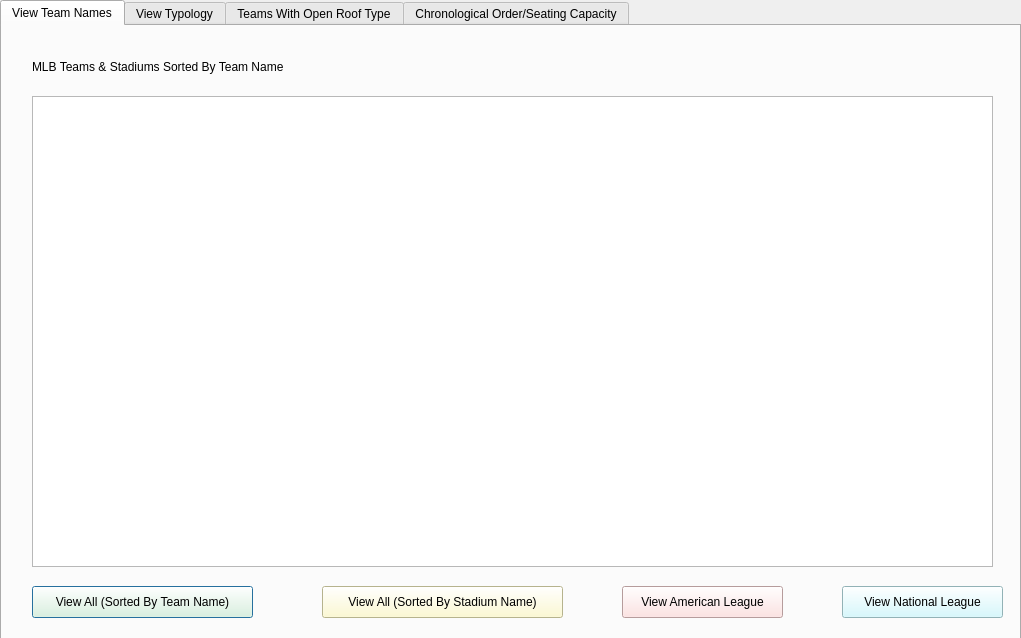
<?xml version="1.0" encoding="UTF-8"?>
<ui version="4.0">
 <class>FanScreen</class>
 <widget class="QDialog" name="FanScreen">
  <property name="geometry">
   <rect>
    <x>0</x>
    <y>0</y>
    <width>1021</width>
    <height>638</height>
   </rect>
  </property>
  <property name="windowTitle">
   <string>Dialog</string>
  </property>
  <widget class="QTabWidget" name="tabWidget">
   <property name="geometry">
    <rect>
     <x>0</x>
     <y>0</y>
     <width>1021</width>
     <height>641</height>
    </rect>
   </property>
   <property name="currentIndex">
    <number>0</number>
   </property>
   <widget class="QWidget" name="View">
    <attribute name="title">
     <string>View Team Names</string>
    </attribute>
    <widget class="QTableView" name="teamList">
     <property name="geometry">
      <rect>
       <x>30</x>
       <y>70</y>
       <width>961</width>
       <height>471</height>
      </rect>
     </property>
    </widget>
    <widget class="QPushButton" name="viewAllButton">
     <property name="geometry">
      <rect>
       <x>30</x>
       <y>560</y>
       <width>221</width>
       <height>32</height>
      </rect>
     </property>
     <property name="styleSheet">
      <string notr="true">background-color: rgb(233, 255, 219);</string>
     </property>
     <property name="text">
      <string>View All (Sorted By Team Name)</string>
     </property>
    </widget>
    <widget class="QPushButton" name="viewAmericanButton">
     <property name="geometry">
      <rect>
       <x>620</x>
       <y>560</y>
       <width>161</width>
       <height>32</height>
      </rect>
     </property>
     <property name="styleSheet">
      <string notr="true">background-color: rgb(255, 219, 218);</string>
     </property>
     <property name="text">
      <string>View American League</string>
     </property>
    </widget>
    <widget class="QPushButton" name="viewNatButton">
     <property name="geometry">
      <rect>
       <x>840</x>
       <y>560</y>
       <width>161</width>
       <height>32</height>
      </rect>
     </property>
     <property name="styleSheet">
      <string notr="true">background-color: rgb(204, 249, 255);</string>
     </property>
     <property name="text">
      <string>View National League</string>
     </property>
    </widget>
    <widget class="QPushButton" name="viewAllButtonStad">
     <property name="geometry">
      <rect>
       <x>320</x>
       <y>560</y>
       <width>241</width>
       <height>32</height>
      </rect>
     </property>
     <property name="styleSheet">
      <string notr="true">background-color: rgb(255, 251, 198);</string>
     </property>
     <property name="text">
      <string>View All (Sorted By Stadium Name)</string>
     </property>
    </widget>
    <widget class="QLabel" name="whichButtonHitLable">
     <property name="geometry">
      <rect>
       <x>30</x>
       <y>20</y>
       <width>981</width>
       <height>41</height>
      </rect>
     </property>
     <property name="styleSheet">
      <string notr="true">font: 24pt &quot;.SF NS Text&quot;;</string>
     </property>
     <property name="text">
      <string>MLB Teams &amp; Stadiums Sorted By Team Name</string>
     </property>
    </widget>
   </widget>
   <widget class="QWidget" name="tab_2">
    <attribute name="title">
     <string>View Typology</string>
    </attribute>
    <widget class="QTableView" name="typologyViewTable">
     <property name="geometry">
      <rect>
       <x>3</x>
       <y>60</y>
       <width>1011</width>
       <height>541</height>
      </rect>
     </property>
    </widget>
    <widget class="QLabel" name="typologyLable">
     <property name="geometry">
      <rect>
       <x>10</x>
       <y>10</y>
       <width>981</width>
       <height>41</height>
      </rect>
     </property>
     <property name="styleSheet">
      <string notr="true">font: 24pt &quot;.SF NS Text&quot;;</string>
     </property>
     <property name="text">
      <string>MLB Teams &amp; Typology Sorted By Typology</string>
     </property>
    </widget>
   </widget>
   <widget class="QWidget" name="tab">
    <attribute name="title">
     <string>Teams With Open Roof Type</string>
    </attribute>
    <widget class="QListView" name="openRoofList">
     <property name="geometry">
      <rect>
       <x>20</x>
       <y>50</y>
       <width>551</width>
       <height>551</height>
      </rect>
     </property>
     <property name="styleSheet">
      <string notr="true">font: 18pt &quot;.SF NS Text&quot;;</string>
     </property>
    </widget>
    <widget class="QLabel" name="label_3">
     <property name="geometry">
      <rect>
       <x>20</x>
       <y>5</y>
       <width>361</width>
       <height>31</height>
      </rect>
     </property>
     <property name="styleSheet">
      <string notr="true">font: 18pt &quot;.SF NS Text&quot;;</string>
     </property>
     <property name="text">
      <string>MLB Teams With An Open Roof Type</string>
     </property>
    </widget>
    <widget class="QLabel" name="openRoofNumLable">
     <property name="geometry">
      <rect>
       <x>620</x>
       <y>65</y>
       <width>371</width>
       <height>41</height>
      </rect>
     </property>
     <property name="styleSheet">
      <string notr="true">font: 18pt &quot;.SF NS Text&quot;;</string>
     </property>
     <property name="text">
      <string>Number of Teams with Open Roof:</string>
     </property>
    </widget>
   </widget>
   <widget class="QWidget" name="tab_3">
    <attribute name="title">
     <string>Chronological Order/Seating Capacity</string>
    </attribute>
    <widget class="QTableView" name="capacityAndChronTable">
     <property name="geometry">
      <rect>
       <x>10</x>
       <y>50</y>
       <width>991</width>
       <height>421</height>
      </rect>
     </property>
    </widget>
    <widget class="QPushButton" name="chronOrderButton">
     <property name="geometry">
      <rect>
       <x>270</x>
       <y>560</y>
       <width>181</width>
       <height>32</height>
      </rect>
     </property>
     <property name="styleSheet">
      <string notr="true">background-color: rgb(197, 255, 180);</string>
     </property>
     <property name="text">
      <string>Chronological Order</string>
     </property>
    </widget>
    <widget class="QPushButton" name="capOrderButton">
     <property name="geometry">
      <rect>
       <x>660</x>
       <y>560</y>
       <width>113</width>
       <height>32</height>
      </rect>
     </property>
     <property name="styleSheet">
      <string notr="true">background-color: rgb(204, 207, 255);</string>
     </property>
     <property name="text">
      <string>Capacity</string>
     </property>
    </widget>
    <widget class="QLabel" name="typeLable">
     <property name="geometry">
      <rect>
       <x>10</x>
       <y>10</y>
       <width>781</width>
       <height>31</height>
      </rect>
     </property>
     <property name="styleSheet">
      <string notr="true">font: 18pt &quot;.SF NS Text&quot;;</string>
     </property>
     <property name="text">
      <string/>
     </property>
    </widget>
    <widget class="QLabel" name="totalCapLable">
     <property name="geometry">
      <rect>
       <x>400</x>
       <y>490</y>
       <width>461</width>
       <height>41</height>
      </rect>
     </property>
     <property name="styleSheet">
      <string notr="true">font: 18pt &quot;.SF NS Text&quot;;</string>
     </property>
     <property name="text">
      <string/>
     </property>
    </widget>
   </widget>
  </widget>
 </widget>
 <resources/>
 <connections/>
</ui>
